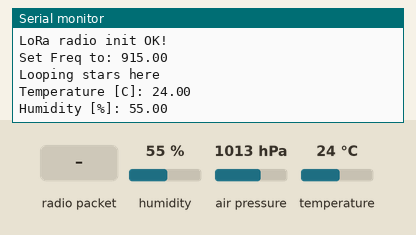
Recording of a sketch running on a simulated Arduino Uno, built with avr-gcc and run on an emulated ATmega328P. Parts: the last lines printed to the serial monitor. The test bench sets the inputs (shaded band); at power-on: humidity 55 %, air pressure 1013 hPa, temperature 24 °C. No radio packets arrive unless stated.

Above: at 1.8 s.
1.9 s: radio packet "1" arrives
5.1 s: humidity set to 22 %
At 6.6 s:
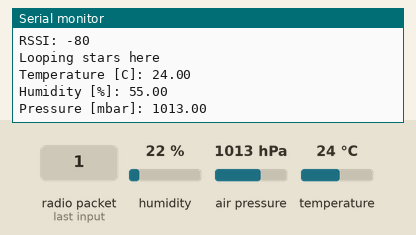
13.6 s: air pressure set to 952 hPa
At 14.9 s:
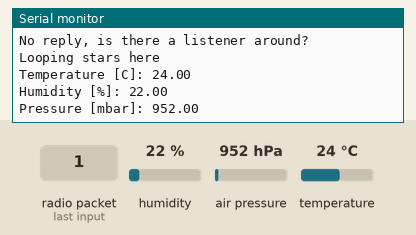
15.1 s: temperature set to 12 °C
At 15.8 s:
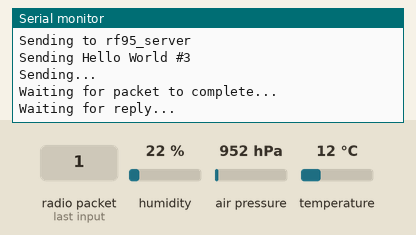
16.6 s: radio packet "0" arrives
Timing chart, 0 to 19.6 s (numbered marks = the images above; inputs shaded):
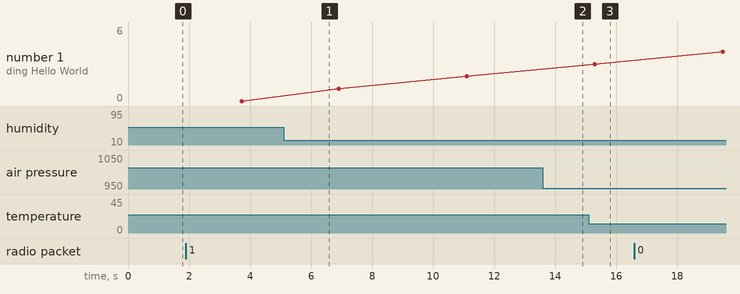

The sketch:

LoRa_BME280_TxTest.ino
```cpp
//
// LoRa_BME280_TX on the UNO
// Transmit BME280 sensor using LoRa and an Arduino
// The wiring here is Arduin Uno specific!!!!!
//
// -*- mode: C++ -*-
// Example sketch showing how to create a simple messaging client (transmitter)
// with the RH_RF95 class. RH_RF95 class does not provide for addressing or
// reliability, so you should only use RH_RF95 if you do not need the higher
// level messaging abilities.
// It is designed to work with the other example LoRa9x_RX

#include <SPI.h>
#include <Wire.h>
#include <RH_RF95.h>
#include <Adafruit_Sensor.h>
#include <Adafruit_BME280.h>
#define SERIAL_BAUD 9600

// Here is the signal wiring between the RFM9x module and the Uno. These pins need to be explicitly defined.
// Note that the RFM95_INT pin must be an Arduino hardware interrupt pin or it won't work.
#define RFM95_CS  6  // RFM9x CS <---> Uno digital pin 6
#define RFM95_RST 5  // RFM9x RST <---> Uno digital pin 5
#define RFM95_INT 3  // RFM9x G0 <---> Uno digital pin 3  YOU MUST UES THIS PIN FOR THE UNO!!!

// Set Tx frequency in MHz
#define RF95_FREQ 915.0

// Here is the SPI wiring between the RFM9x module and the Uno. These pins DO NOT need to be explicitly defined.
// These are hardware SPI pins and can't be changed in this version.
// RFM9x  SCK <---> Uno digital pin 13
// RFM9x MISO <---> Uno digital pin 12
// RFM9x MOSI <---> Uno digital pin 11

// Here is the SPI wiring between the BME280 module and the Uno. These pins DO NOT need to be explicitly defined.
// These are software SPI pins and the use can change them.
#define BME_MOSI 2   // BME MOSI <---> Uno digital pin 2
#define BME_MISO 8   // BME MISO <---> Uno digital pin 8
#define BME_SCK  4   // BME SCK  <---> Uno digital pin 4
#define BME_CS   7   // BME CS <---> Uno digital pin 7

// Create an instance of the sensor:
Adafruit_BME280 BME(BME_CS, BME_MOSI, BME_MISO, BME_SCK);
// Adafruit_BME280 BME(BME_CS);

// Create an instance of the radio driver
RH_RF95 rf95(RFM95_CS, RFM95_INT);

// This structure holds temperature, humidity, and pressure, respectively:
struct myResults
{
  float res1, res2, res3;
} results;

float temp = 0.0;


void setup()
{
  unsigned BME_status;

  Serial.begin(SERIAL_BAUD);

  while(!Serial) {} // Wait


  BME_status = BME.begin();
  delay(100);
  if (!BME_status) {
      Serial.println("Could not find a valid BME280 sensor - check your wiring!");
      return;
  }

  if (BME_status){
    Serial.println("BME280 found.");
    Serial.print("BME280 sensor ID: ");
    Serial.println(BME.sensorID(), 16);
  }

  delay(500);


  // Set the RFM9x reset pin high
  pinMode(RFM95_RST, OUTPUT);
  digitalWrite(RFM95_RST, HIGH);


  Serial.println("Arduino LoRa TX Test!");

  // manual reset
  digitalWrite(RFM95_RST, LOW);
  delay(10);
  digitalWrite(RFM95_RST, HIGH);
  delay(10);

  while (!rf95.init()) {
    Serial.println("LoRa radio init failed");
    //while (1);
  }
  Serial.println("LoRa radio init OK!");

  // Defaults after init are 434.0MHz, modulation GFSK_Rb250Fd250, +13dbM
  if (!rf95.setFrequency(RF95_FREQ)) {
    Serial.println("setFrequency failed");
    while (1);
  }
  Serial.print("Set Freq to: "); Serial.println(RF95_FREQ);

  // Defaults after init are 434.0MHz, 13dBm, Bw = 125 kHz, Cr = 4/5, Sf = 128chips/symbol, CRC on

  // The default transmitter power is 13dBm, using PA_BOOST.
  // If you are using RFM95/96/97/98 modules which uses the PA_BOOST transmitter pin, then
  // you can set transmitter powers from 5 to 23 dBm:
  rf95.setTxPower(23, false);


}

int16_t packetnum = 0;  // packet counter, we increment per xmission

void loop()
{

Serial.println("Looping stars here\r\n");

  char buffer[7];

  GetData();
  temp = results.res1;
  Serial.print("Measured temperature of: ");
  Serial.print(temp);
  Serial.println(" degrees.");

// How to convert float to char:
  dtostrf(temp, 5, 2, buffer);
  Serial.println(buffer);

  Serial.println("Sending to rf95_server");
  // Send a message to rf95_server

 char radiopacket[20] = "Hello World #      ";

  itoa(packetnum++, radiopacket+13, 10);
  Serial.print("Sending "); Serial.println(radiopacket);
  radiopacket[19] = 0;

  Serial.println("Sending..."); delay(10);
  //rf95.send((uint8_t *)radiopacket, 20);
  rf95.send((uint8_t *) radiopacket, sizeof(radiopacket));

  Serial.println("Waiting for packet to complete..."); delay(10);
  rf95.waitPacketSent();
  // Now wait for a reply
  uint8_t buf[RH_RF95_MAX_MESSAGE_LEN];
  uint8_t len = sizeof(buf);

  Serial.println("Waiting for reply..."); delay(10);
  if (rf95.waitAvailableTimeout(1000))
  {
    // Should be a reply message for us now
    if (rf95.recv(buf, &len))
   {
      Serial.print("Got reply: ");
      Serial.println((char*)buf);
      Serial.print("RSSI: ");
      Serial.println(rf95.lastRssi(), DEC);
    }
    else
    {
      Serial.println("Receive failed");
    }
  }
  else
  {
    Serial.println("No reply, is there a listener around?\r\n");
  }

}

//////////////////////////////////////////////////////////////////
myResults GetData()
{

   Serial.print("Temperature [C]: ");
   results.res1 = BME.readTemperature();
   Serial.println(results.res1);
   temp = results.res1;
   delay(1000);

   Serial.print("Humidity [%]: ");
   results.res2 = BME.readHumidity();
   Serial.println(results.res2);
   delay(1000);

   Serial.print("Pressure [mbar]: ");
   results.res3 = BME.readPressure()/100.0;
   Serial.println(results.res3);
   delay(1000);

   return(results);
 /*  client->print("°"+ String(tempUnit == BME280::TempUnit_Celsius ? 'C' :'F'));
   client->print("\t\tHumidity: ");
   client->print(hum);
   client->print("% RH");
   client->print("\t\tPressure: ");
   client->print(pres);
   client->println("Pa");
*/
}
```

Measured:
- after the input at 13.6 s, the serial monitor: prints a new line after 0.62 s (image 2)
- plotted number 1: 3 → 6 after the input at 16.6 s
